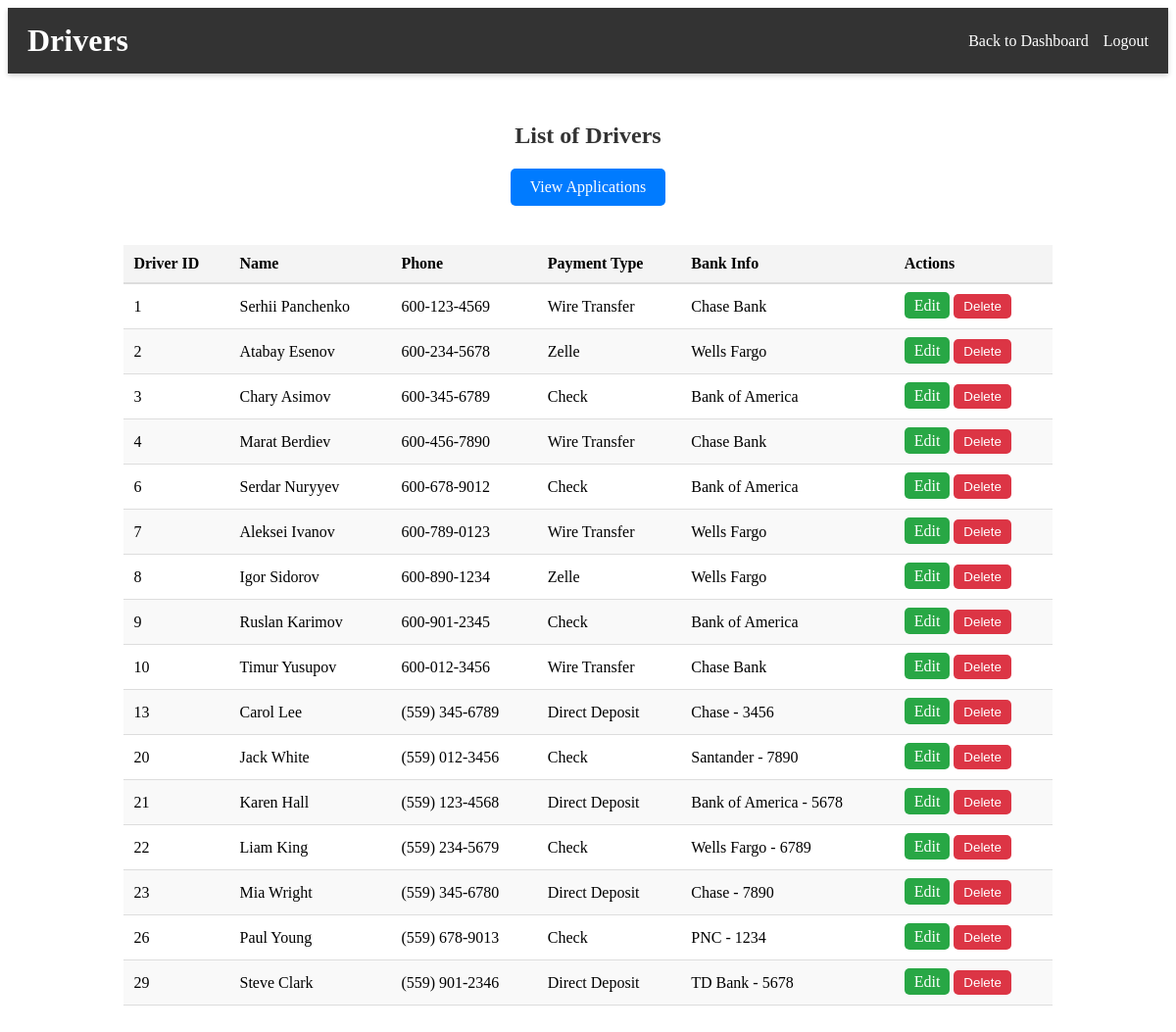
The page /dispatcher/drivers (signed in) on the database its author committed.
### tables this page shows
CREATE TABLE Drivers (
    driver_id INTEGER PRIMARY KEY,
    name TEXT NOT NULL,
    phone_number TEXT,
    carrier_id INTEGER,
    payment_type TEXT,
    bank_info TEXT,
    medical_card TEXT UNIQUE,
    insurance_id INTEGER,
    policy_end_date DATE,
    FOREIGN KEY (insurance_id) REFERENCES Insurance (insurance_id)
);

### app/routes.py (the view)
@main_bp.route('/dispatcher/drivers')
def view_drivers():
    if 'dispatcher_id' not in session:
        return redirect(url_for('main.home'))
    cursor = get_cursor()
    drivers = cursor.execute("""
        SELECT driver_id, name, phone_number, payment_type, bank_info
        FROM Drivers
    """).fetchall()
    return render_template('dispatcher/drivers.html', drivers=drivers)

### app/__init__.py (called while the page is built)
def create_app():
    app = Flask(__name__)
    app.config['SECRET_KEY'] = 'your_secret_key'
    from .routes import main_bp
    app.register_blueprint(main_bp)
    @app.teardown_appcontext
    def close_db(error):
        if 'db' in g:
            g.db.close()
    return app

def get_db():
    if 'db' not in g:
        g.db = sqlite3.connect('instance/Checkpoint3.db')
        g.db.row_factory = sqlite3.Row  # Enables access by column name
    return g.db

def get_cursor():
    return get_db().cursor()

### app/templates/dispatcher/drivers.html (shortened to what this page needs)
<!DOCTYPE html>
<html lang="en">
<head>
    <link rel="stylesheet" href="{{ url_for('static', filename='css/dash_style.css') }}">
</head>
<body>
    <header>
        <div class="view-drivers-header">
            <h1 class="view-drivers-title">Drivers</h1>
            <nav class="view-drivers-nav">
                <ul class="view-drivers-nav-list">
                    <li><a href="{{ url_for('main.dispatcher_dashboard') }}" class="view-drivers-nav-link">Back to Dashboard</a></li>
                    <li><a href="{{ url_for('main.driver_logout') }}" class="view-drivers-nav-link">Logout</a></li>
                </ul>
            </nav>
        </div>
    </header>
    <main>
        <section class="view-drivers-section">
            <h2 class="view-drivers-heading">List of Drivers</h2>
            <a href="{{ url_for('main.view_applications') }}" class="view-drivers-applications-button">View Applications</a>
            <table class="view-drivers-table">
                <thead class="view-drivers-table-head">
                    <tr>
                        <th>Driver ID</th>
                        <th>Name</th>
                        <th>Phone</th>
                        <th>Payment Type</th>
                        <th>Bank Info</th>
                        <th>Actions</th>
                    </tr>
                </thead>
                <tbody class="view-drivers-table-body">
                    {% for driver in drivers %}
                        <tr>
                            <td>{{ driver['driver_id'] }}</td>
                            <td>{{ driver['name'] }}</td>
                            <td>{{ driver['phone_number'] }}</td>
                            <td>{{ driver['payment_type'] }}</td>
                            <td>{{ driver['bank_info'] }}</td>
                            <td>
                                <a href="{{ url_for('main.edit_driver', driver_id=driver['driver_id']) }}" class="view-drivers-edit-button">Edit</a>
                                <form method="POST" action="{{ url_for('main.delete_driver', driver_id=driver['driver_id']) }}" class="view-drivers-delete-form">
                                    <button type="submit" class="view-drivers-delete-button">Delete</button>
                                </form>
                            </td>
                        </tr>
                    {% endfor %}
                </tbody>
            </table>
        </section>
    </main>
</body>
</html>

### app/static/css/dash_style.css (style rules this page uses)
.view-drivers-header { background-color: #333; color: white; padding: 15px 20px; display: flex; justify-content: space-between; align-items: center; box-shadow: 0 2px 5px rgba(0, 0, 0, 0.2); }
.view-drivers-title { font-size: 2rem; margin: 0; }
.view-drivers-nav-list { list-style-type: none; margin: 0; padding: 0; display: flex; }
.view-drivers-nav-list li { margin-left: 15px; }
.view-drivers-nav-link { color: white; text-decoration: none; font-size: 1rem; transition: color 0.3s; }
.view-drivers-section { width: 80%; margin: 50px auto; text-align: center; }
.view-drivers-heading { font-size: 1.5rem; margin-bottom: 20px; color: #333; }
.view-drivers-applications-button { display: inline-block; background-color: #007bff; color: white; padding: 10px 20px; font-size: 1rem; border-radius: 5px; text-decoration: none; margin-bottom: 20px; transition: background-color 0.3s ease; }
.view-drivers-table { width: 100%; border-collapse: collapse; margin-top: 20px; }
.view-drivers-table-head th { background-color: #f4f4f4; padding: 10px; text-align: left; font-weight: bold; border-bottom: 2px solid #ddd; }
.view-drivers-table-body td { padding: 10px; text-align: left; border-bottom: 1px solid #ddd; }
.view-drivers-table-body tr:nth-child(even) { background-color: #f9f9f9; }
.view-drivers-edit-button { background-color: #28a745; color: white; padding: 5px 10px; text-decoration: none; border-radius: 5px; transition: background-color 0.3s ease; }
.view-drivers-delete-form { display: inline-block; }
.view-drivers-delete-button { background-color: #dc3545; color: white; padding: 5px 10px; border: none; border-radius: 5px; cursor: pointer; transition: background-color 0.3s ease; }

### rows shown on the page
Drivers: driver_id "1", name "Serhii Panchenko", phone_number "600-123-4569", payment_type "Wire Transfer", bank_info "Chase Bank"
Drivers: driver_id "2", name "Atabay Esenov", phone_number "600-234-5678", payment_type "Zelle", bank_info "Wells Fargo"
Drivers: driver_id "3", name "Chary Asimov", phone_number "600-345-6789", payment_type "Check", bank_info "Bank of America"
Drivers: driver_id "4", name "Marat Berdiev", phone_number "600-456-7890", payment_type "Wire Transfer", bank_info "Chase Bank"
Drivers: driver_id "6", name "Serdar Nuryyev", phone_number "600-678-9012", payment_type "Check", bank_info "Bank of America"
Drivers: driver_id "7", name "Aleksei Ivanov", phone_number "600-789-0123", payment_type "Wire Transfer", bank_info "Wells Fargo"
Drivers: driver_id "8", name "Igor Sidorov", phone_number "600-890-1234", payment_type "Zelle", bank_info "Wells Fargo"
Drivers: driver_id "9", name "Ruslan Karimov", phone_number "600-901-2345", payment_type "Check", bank_info "Bank of America"
Drivers: driver_id "10", name "Timur Yusupov", phone_number "600-012-3456", payment_type "Wire Transfer", bank_info "Chase Bank"
Drivers: driver_id "13", name "Carol Lee", phone_number "(559) 345-6789", payment_type "Direct Deposit", bank_info "Chase - 3456"
Drivers: driver_id "20", name "Jack White", phone_number "(559) 012-3456", payment_type "Check", bank_info "Santander - 7890"
Drivers: driver_id "21", name "Karen Hall", phone_number "(559) 123-4568", payment_type "Direct Deposit", bank_info "Bank of America - 5678"
Drivers: driver_id "22", name "Liam King", phone_number "(559) 234-5679", payment_type "Check", bank_info "Wells Fargo - 6789"
Drivers: driver_id "23", name "Mia Wright", phone_number "(559) 345-6780", payment_type "Direct Deposit", bank_info "Chase - 7890"
Drivers: driver_id "26", name "Paul Young", phone_number "(559) 678-9013", payment_type "Check", bank_info "PNC - 1234"
Drivers: driver_id "29", name "Steve Clark", phone_number "(559) 901-2346", payment_type "Direct Deposit", bank_info "TD Bank - 5678"
